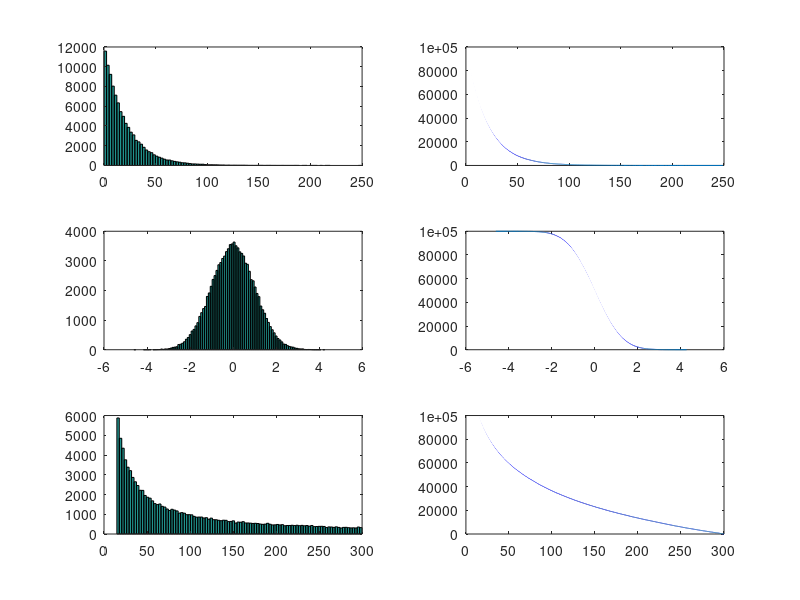

MATLAB code for this plot:
clear all; clc;

hold on;

A = exprnd(20,100000,1);
subplot(3,2,1); hist(A,100);
subplot(3,2,2); A = sort(A, 'descend'); plot(A,[1:1:100000]);

B = normrnd(0,1,100000,1);
subplot(3,2,3); hist(B,100);
subplot(3,2,4); B = sort(B, 'descend'); plot(B,[1:1:100000]);

lambda = 300;
C = 0.01*rand(100000,1);
D = lambda * exp(-lambda * C);
subplot(3,2,5); hist(D,100);
D = sort(D,'descend');
subplot(3,2,6); plot(D,[1:1:100000]);